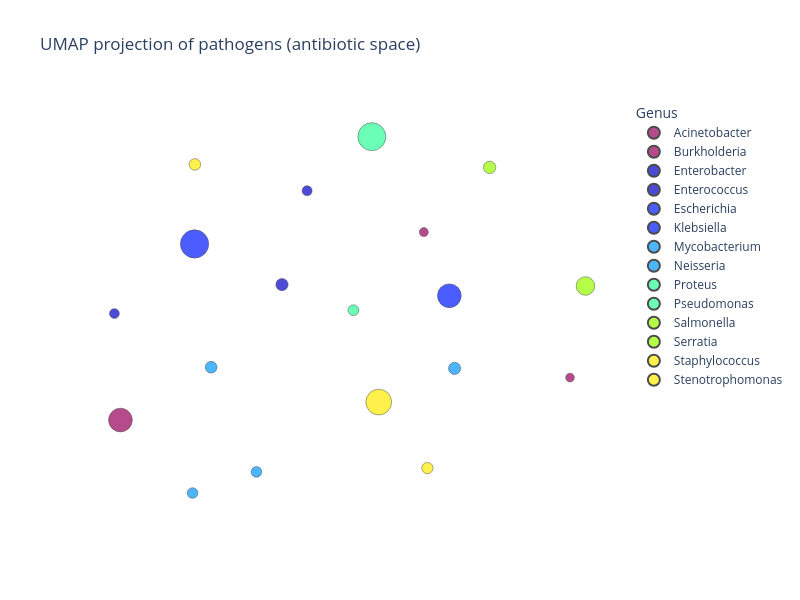

Notebook source saved alongside this figure:
### Markdown cell above
# Todo

- select time for plot
- plot by raw numbers
- plot xy by old similarity , color by antibiotic/class in time interval, make a row of plots by time

### Code cell
fig_ab = _umap_scatter(
    pathogen_names_ab,
    pathogen_log_sums_ab,
    pathogen_vectors_ab,
    title="UMAP projection of pathogens (antibiotic space)",
    marker_max_size=10,
    figure_size=(800, 600),
    color_map="Rainbow",
    min_size=50.0,
)
fig_ab

### Figure 1 — Plotly figure (JSON) as saved in the notebook; plotly's stock layout.template omitted (floating-point values rounded to 4 significant figures)
{"data": [{"hovertemplate": "<b>%{hovertext}</b><br><br>color=Acinetobacter<br>x=%{x}<br>y=%{y}<br>size=%{marker.size}<extra></extra>", "hovertext": ["Acinetobacter baumannii", "Acinetobacter calcoaceticus"], "legendgroup": "Acinetobacter", "marker": {"color": "rgb(150,0,90)", "line": {"color": "black", "width": 0.5}, "size": [7.06, 1.01], "sizemode": "area", "sizeref": 0.025, "symbol": "circle"}, "mode": "markers", "name": "Acinetobacter", "orientation": "v", "showlegend": true, "type": "scatter", "x": [14.46, 16.15], "xaxis": "x", "y": [4.452, 6.058], "yaxis": "y"}, {"hovertemplate": "<b>%{hovertext}</b><br><br>color=Burkholderia<br>x=%{x}<br>y=%{y}<br>size=%{marker.size}<extra></extra>", "hovertext": ["Burkholderia cepacia"], "legendgroup": "Burkholderia", "marker": {"color": "rgb(150,0,90)", "line": {"color": "black", "width": 0.5}, "size": [0.9481], "sizemode": "area", "sizeref": 0.025, "symbol": "circle"}, "mode": "markers", "name": "Burkholderia", "orientation": "v", "showlegend": true, "type": "scatter", "x": [16.97], "xaxis": "x", "y": [4.815], "yaxis": "y"}, {"hovertemplate": "<b>%{hovertext}</b><br><br>color=Enterobacter<br>x=%{x}<br>y=%{y}<br>size=%{marker.size}<extra></extra>", "hovertext": ["Enterobacter cloacae"], "legendgroup": "Enterobacter", "marker": {"color": "rgb(0,0,200)", "line": {"color": "black", "width": 0.5}, "size": [1.881], "sizemode": "area", "sizeref": 0.025, "symbol": "circle"}, "mode": "markers", "name": "Enterobacter", "orientation": "v", "showlegend": true, "type": "scatter", "x": [15.36], "xaxis": "x", "y": [5.609], "yaxis": "y"}, {"hovertemplate": "<b>%{hovertext}</b><br><br>color=Enterococcus<br>x=%{x}<br>y=%{y}<br>size=%{marker.size}<extra></extra>", "hovertext": ["Enterococcus faecalis", "Enterococcus faecium"], "legendgroup": "Enterococcus", "marker": {"color": "rgb(0,0,200)", "line": {"color": "black", "width": 0.5}, "size": [1.267, 1.201], "sizemode": "area", "sizeref": 0.025, "symbol": "circle"}, "mode": "markers", "name": "Enterococcus", "orientation": "v", "showlegend": true, "type": "scatter", "x": [15.5, 14.42], "xaxis": "x", "y": [6.411, 5.362], "yaxis": "y"}, {"hovertemplate": "<b>%{hovertext}</b><br><br>color=Escherichia<br>x=%{x}<br>y=%{y}<br>size=%{marker.size}<extra></extra>", "hovertext": ["Escherichia coli"], "legendgroup": "Escherichia", "marker": {"color": "rgb(0,25,255)", "line": {"color": "black", "width": 0.5}, "size": [10.0], "sizemode": "area", "sizeref": 0.025, "symbol": "circle"}, "mode": "markers", "name": "Escherichia", "orientation": "v", "showlegend": true, "type": "scatter", "x": [14.87], "xaxis": "x", "y": [5.957], "yaxis": "y"}, {"hovertemplate": "<b>%{hovertext}</b><br><br>color=Klebsiella<br>x=%{x}<br>y=%{y}<br>size=%{marker.size}<extra></extra>", "hovertext": ["Klebsiella pneumoniae"], "legendgroup": "Klebsiella", "marker": {"color": "rgb(0,25,255)", "line": {"color": "black", "width": 0.5}, "size": [7.061], "sizemode": "area", "sizeref": 0.025, "symbol": "circle"}, "mode": "markers", "name": "Klebsiella", "orientation": "v", "showlegend": true, "type": "scatter", "x": [16.3], "xaxis": "x", "y": [5.514], "yaxis": "y"}, {"hovertemplate": "<b>%{hovertext}</b><br><br>color=Mycobacterium<br>x=%{x}<br>y=%{y}<br>size=%{marker.size}<extra></extra>", "hovertext": ["Mycobacterium flavescens", "Mycobacterium obuense", "Mycobacterium tuberculosis"], "legendgroup": "Mycobacterium", "marker": {"color": "rgb(0,152,255)", "line": {"color": "black", "width": 0.5}, "size": [1.416, 1.416, 1.728], "sizemode": "area", "sizeref": 0.025, "symbol": "circle"}, "mode": "markers", "name": "Mycobacterium", "orientation": "v", "showlegend": true, "type": "scatter", "x": [14.86, 15.22, 14.97], "xaxis": "x", "y": [3.828, 4.009, 4.903], "yaxis": "y"}, {"hovertemplate": "<b>%{hovertext}</b><br><br>color=Neisseria<br>x=%{x}<br>y=%{y}<br>size=%{marker.size}<extra></extra>", "hovertext": ["Neisseria gonorrhoeae"], "legendgroup": "Neisseria", "marker": {"color": "rgb(0,152,255)", "line": {"color": "black", "width": 0.5}, "size": [1.831], "sizemode": "area", "sizeref": 0.025, "symbol": "circle"}, "mode": "markers", "name": "Neisseria", "orientation": "v", "showlegend": true, "type": "scatter", "x": [16.33], "xaxis": "x", "y": [4.893], "yaxis": "y"}, {"hovertemplate": "<b>%{hovertext}</b><br><br>color=Proteus<br>x=%{x}<br>y=%{y}<br>size=%{marker.size}<extra></extra>", "hovertext": ["Proteus mirabilis"], "legendgroup": "Proteus", "marker": {"color": "rgb(44,255,150)", "line": {"color": "black", "width": 0.5}, "size": [1.455], "sizemode": "area", "sizeref": 0.025, "symbol": "circle"}, "mode": "markers", "name": "Proteus", "orientation": "v", "showlegend": true, "type": "scatter", "x": [15.76], "xaxis": "x", "y": [5.39], "yaxis": "y"}, {"hovertemplate": "<b>%{hovertext}</b><br><br>color=Pseudomonas<br>x=%{x}<br>y=%{y}<br>size=%{marker.size}<extra></extra>", "hovertext": ["Pseudomonas aeruginosa"], "legendgroup": "Pseudomonas", "marker": {"color": "rgb(44,255,150)", "line": {"color": "black", "width": 0.5}, "size": [9.832], "sizemode": "area", "sizeref": 0.025, "symbol": "circle"}, "mode": "markers", "name": "Pseudomonas", "orientation": "v", "showlegend": true, "type": "scatter", "x": [15.86], "xaxis": "x", "y": [6.874], "yaxis": "y"}, {"hovertemplate": "<b>%{hovertext}</b><br><br>color=Salmonella<br>x=%{x}<br>y=%{y}<br>size=%{marker.size}<extra></extra>", "hovertext": ["Salmonella enterica"], "legendgroup": "Salmonella", "marker": {"color": "rgb(151,255,0)", "line": {"color": "black", "width": 0.5}, "size": [4.31], "sizemode": "area", "sizeref": 0.025, "symbol": "circle"}, "mode": "markers", "name": "Salmonella", "orientation": "v", "showlegend": true, "type": "scatter", "x": [17.06], "xaxis": "x", "y": [5.598], "yaxis": "y"}, {"hovertemplate": "<b>%{hovertext}</b><br><br>color=Serratia<br>x=%{x}<br>y=%{y}<br>size=%{marker.size}<extra></extra>", "hovertext": ["Serratia marcescens"], "legendgroup": "Serratia", "marker": {"color": "rgb(151,255,0)", "line": {"color": "black", "width": 0.5}, "size": [1.914], "sizemode": "area", "sizeref": 0.025, "symbol": "circle"}, "mode": "markers", "name": "Serratia", "orientation": "v", "showlegend": true, "type": "scatter", "x": [16.52], "xaxis": "x", "y": [6.611], "yaxis": "y"}, {"hovertemplate": "<b>%{hovertext}</b><br><br>color=Staphylococcus<br>x=%{x}<br>y=%{y}<br>size=%{marker.size}<extra></extra>", "hovertext": ["Staphylococcus aureus", "Staphylococcus epidermidis"], "legendgroup": "Staphylococcus", "marker": {"color": "rgb(255,234,0)", "line": {"color": "black", "width": 0.5}, "size": [8.295, 1.611], "sizemode": "area", "sizeref": 0.025, "symbol": "circle"}, "mode": "markers", "name": "Staphylococcus", "orientation": "v", "showlegend": true, "type": "scatter", "x": [15.9, 16.17], "xaxis": "x", "y": [4.605, 4.041], "yaxis": "y"}, {"hovertemplate": "<b>%{hovertext}</b><br><br>color=Stenotrophomonas<br>x=%{x}<br>y=%{y}<br>size=%{marker.size}<extra></extra>", "hovertext": ["Stenotrophomonas maltophilia"], "legendgroup": "Stenotrophomonas", "marker": {"color": "rgb(255,234,0)", "line": {"color": "black", "width": 0.5}, "size": [1.67], "sizemode": "area", "sizeref": 0.025, "symbol": "circle"}, "mode": "markers", "name": "Stenotrophomonas", "orientation": "v", "showlegend": true, "type": "scatter", "x": [14.87], "xaxis": "x", "y": [6.636], "yaxis": "y"}], "layout": {"height": 600, "legend": {"itemsizing": "constant", "title": {"text": "Genus"}, "tracegroupgap": 0}, "paper_bgcolor": "white", "plot_bgcolor": "white", "title": {"text": "UMAP projection of pathogens (antibiotic space)"}, "width": 800, "xaxis": {"anchor": "y", "domain": [0, 1], "showgrid": false, "title": {"text": "x"}, "visible": false, "zeroline": false}, "yaxis": {"anchor": "x", "domain": [0, 1], "showgrid": false, "title": {"text": "y"}, "visible": false, "zeroline": false}}}
